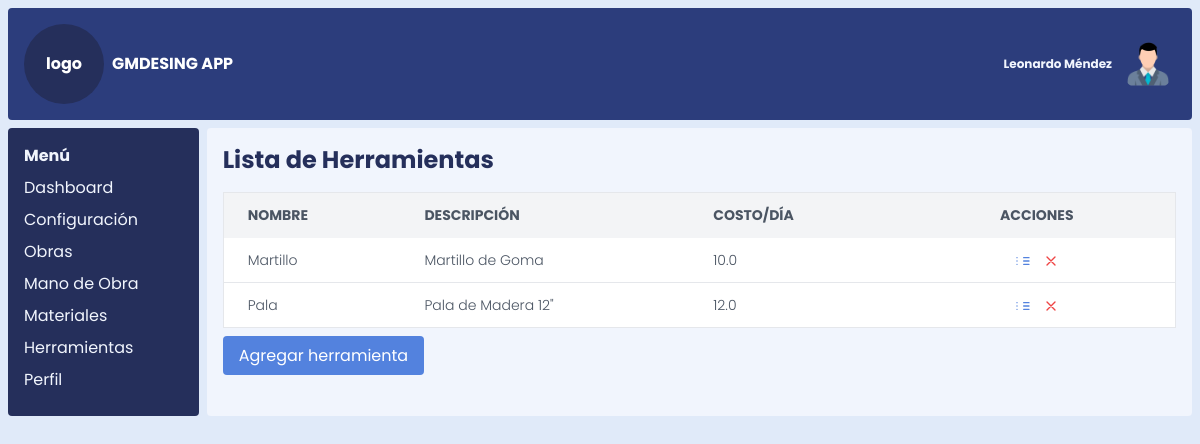
The app's page /herramientas, older data.
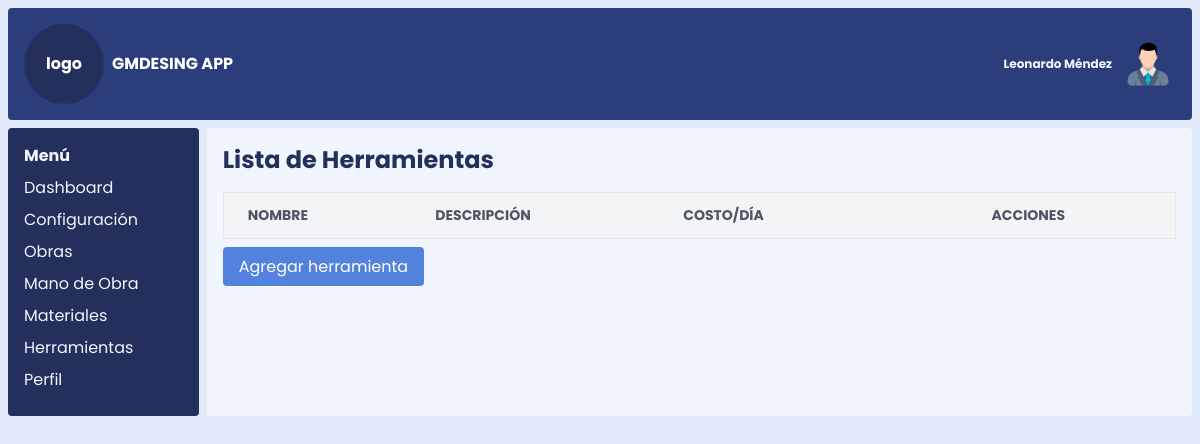
The same page, newer data.
### models.py (models this page shows)
class Herramienta(db.Model):
    __tablename__ = 'herramienta'
    id_herramienta = db.Column(db.Integer, primary_key=True)
    nombre_herramienta = db.Column(db.String(100), nullable=False)
    descripcion_herramienta = db.Column(db.Text)
    costo_alquiler_dia = db.Column(db.Float)

### app.py (the view)
@app.route('/herramientas')
def listar_herramientas():
    herramientas_lista = Herramienta.query.all()
    return render_template('listar_herramientas.html', herramientas_lista=herramientas_lista, datos=datos)

### templates/listar_herramientas.html
{% extends 'index.html' %}
{% block content %}
    <h1 class="text-2xl font-bold mb-4">Lista de Herramientas</h1>
    <div class="overflow-x-auto">
        <table class="min-w-full bg-white border border-gray-200">
            <thead>
                <tr class="bg-gray-100 text-gray-600 uppercase text-sm leading-normal">
                    <th class="py-3 px-6 text-left">Nombre</th>
                    <th class="py-3 px-6 text-left">Descripción</th>
                    <th class="py-3 px-6 text-left">Costo/Día</th>
                    <th class="py-3 px-12 text-center">Acciones</th>
                </tr>
            </thead>
            <tbody class="text-gray-600 text-sm font-light">
                {% for herramienta in herramientas_lista %}
                    <tr class="border-b border-gray-200 hover:bg-gray-100">
                        <td class="py-3 px-6">{{ herramienta.nombre_herramienta }}</td>
                        <td class="py-3 px-6">{{ herramienta.descripcion_herramienta or "Sin descripción" }}</td>
                        <td class="py-3 px-6">{{ herramienta.costo_alquiler_dia or "Sin Costo/Día" }}</td>
                        <td class="py-3 px-6 text-center">
                            <a href="{{ url_for('editar_herramienta', id_herramienta=herramienta.id_herramienta) }}" class="text-blue-500 hover:text-blue-700">
                                <svg xmlns="http://www.w3.org/2000/svg" class="h-4 w-4 inline" fill="none" viewBox="0 0 24 24" stroke="currentColor">
                                    <path stroke-linecap="round" stroke-linejoin="round" stroke-width="2" d="M13 7h8M13 12h8m-8 5h8M3 7h.01M3 12h.01M3 17h.01" />
                                </svg>
                            </a>
                            <a href="{{ url_for('eliminar_herramienta', id_herramienta=herramienta.id_herramienta) }}" class="text-red-500 hover:text-red-700 ml-2">
                                <svg xmlns="http://www.w3.org/2000/svg" class="h-4 w-4 inline" fill="none" viewBox="0 0 24 24" stroke="currentColor">
                                    <path stroke-linecap="round" stroke-linejoin="round" stroke-width="2" d="M6 18L18 6M6 6l12 12" />
                                </svg>
                            </a>
                        </td>
                    </tr>
                {% endfor %}
            </tbody>
        </table>
    </div>
    <div class="mt-4">
        <a href="{{ url_for('crear_herramienta') }}" class="bg-blue-500 text-white px-4 py-2 rounded hover:bg-blue-600">Agregar herramienta</a>
    </div>
{% endblock %}

Row changes from the older to the newer data that the page shows:
removed Herramienta: nombre_herramienta "Martillo", descripcion_herramienta "Martillo de Goma", costo_alquiler_dia "10.0"
removed Herramienta: nombre_herramienta "Pala", descripcion_herramienta "Pala de Madera 12\"", costo_alquiler_dia "12.0"
